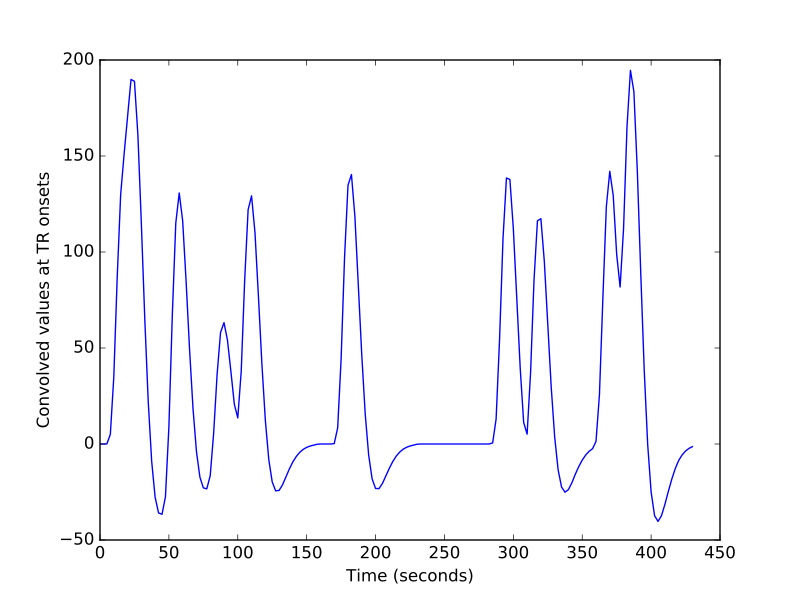

Recreate this plot in Python.
tr_indices = np.arange(n_trs)
hr_tr_indices = np.round(tr_indices * tr_divs).astype(int)
tr_hemo = high_res_hemo[hr_tr_indices]
tr_times = tr_indices * TR  # times of TR onsets in seconds
plt.plot(tr_times, tr_hemo)
# [...]
plt.xlabel('Time (seconds)')
# <...>
plt.ylabel('Convolved values at TR onsets')
# <...>
